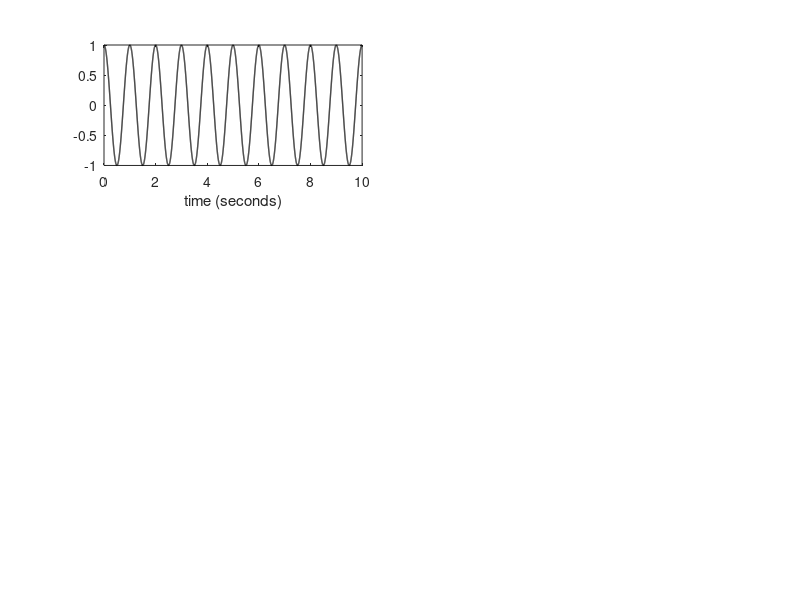

Write the MATLAB code that produced this figure. (Note: this script raises an error after producing the figure.)
% routine to do the simulation to show coupling to specific frequency would
% increase the power, supplementary figure 7

clear 
clc
close all

%% LFP generation
fs = 1000;
t = 0:1/fs:10;
f = 1;
cos_L = cos(2*pi*f*t);
LFP_L = cos_L + 0.1*randn(size(cos_L));
angle_L = angle(hilbert(LFP_L));
figure();
subplot(3,2,1)
plot(t,cos_L,'LineWidth',1,'Color','k');
xlabel('time (seconds)')
hold all
%% spike generation - coupled case
rate = 10;
n_spikes = rate*t(end);
spike_count = zeros(1,length(angle_L));
coupling_strenght = 20;
preferred_phase = -pi;

alpha = circ_vmrnd(preferred_phase, coupling_strenght, n_spikes);
idx = knnsearch(angle_L',alpha,'K',10);
perm = zeros(size(idx));
for i=1:length(idx)
    idx_perm = randperm(size(idx,2),1);
    perm(i,idx_perm) = 1;
end
idx_spike = idx(logical(perm));
spike_count(idx_spike) = 1;
smoothing_window = gausswin(500);
spike_train = filter(smoothing_window,1,spike_count);
subplot(3,2,5);
spk = t(idx_spike);
plot([spk; spk], repmat(ylim',1,size(spk,2)), '-b')
ylim([0,2]);
subplot(1,2,2)
pspectrum(spike_train - mean(spike_train),fs,'FrequencyLimits',[0,5]);
%% spike generation - uncoupled case
rate = 10;
n_spikes = rate*t(end);
%spike_count = zeros(1,length(angle_L));
coupling_strenght = 0.5;
preferred_phase = 0;
alpha = circ_vmrnd(preferred_phase, coupling_strenght, n_spikes);
idx = knnsearch(angle_L',alpha,'K',10);
perm = zeros(size(idx));
for i=1:length(idx)
    idx_perm = randperm(size(idx,2),1);
    perm(i,idx_perm) = 1;
end
idx_spike = idx(logical(perm));
spike_count(idx_spike) = 1;
idx_spike_all = find(spike_count);
smoothing_window = gausswin(500);
spike_train = filter(smoothing_window,1,spike_count);
subplot(3,2,3);
spk = t(idx_spike_all);
plot([spk; spk], repmat(ylim',1,size(spk,2)), '-r')
ylim([0,2]);
subplot(1,2,2)
hold all
pspectrum(spike_train - mean(spike_train),fs,'FrequencyLimits',[0,5]);


